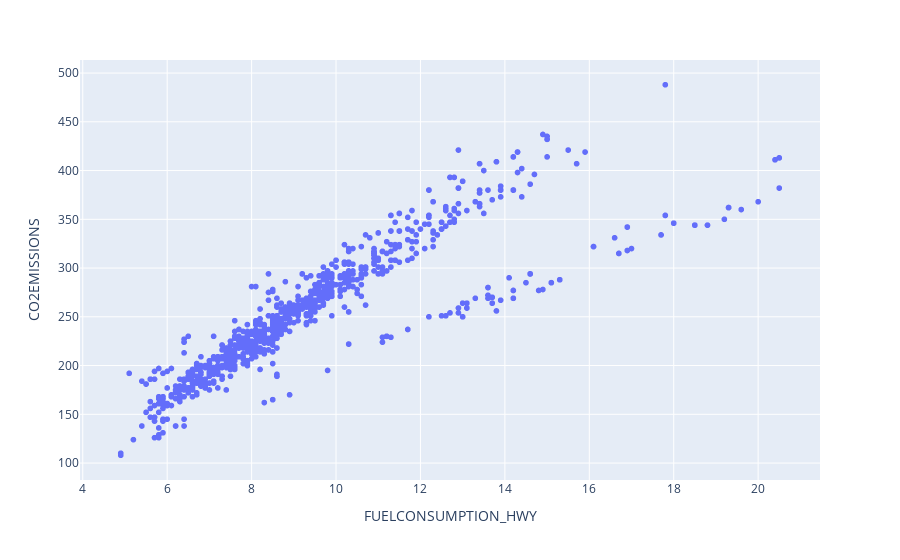

Notebook source saved alongside this figure:
### Code cell
fig = px.scatter(df, x="FUELCONSUMPTION_HWY", y="CO2EMISSIONS")
fig.show()

### Figure 1 — Plotly figure (JSON) as saved in the notebook; plotly's stock layout.template omitted (floating-point values rounded to 4 significant figures; data arrays with more than 128 entries replaced by an {"elided": "..."} marker saying what was removed)
{"data": [{"hovertemplate": "FUELCONSUMPTION_HWY=%{x}<br>CO2EMISSIONS=%{y}<extra></extra>", "legendgroup": "", "marker": {"color": "#636efa", "symbol": "circle"}, "mode": "markers", "name": "", "showlegend": false, "type": "scattergl", "x": {"elided": "1067 float values"}, "xaxis": "x", "y": {"elided": "1067 int values"}, "yaxis": "y"}], "layout": {"legend": {"tracegroupgap": 0}, "margin": {"t": 60}, "xaxis": {"anchor": "y", "domain": [0, 1], "title": {"text": "FUELCONSUMPTION_HWY"}}, "yaxis": {"anchor": "x", "domain": [0, 1], "title": {"text": "CO2EMISSIONS"}}}}
